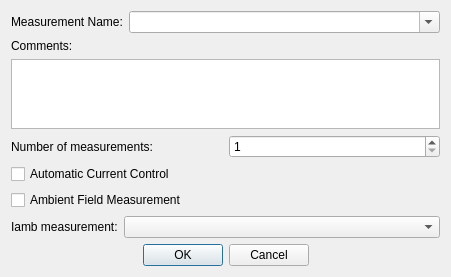
<?xml version="1.0" encoding="UTF-8"?>
<ui version="4.0">
 <class>MeasurementDialog</class>
 <widget class="QDialog" name="MeasurementDialog">
  <property name="geometry">
   <rect>
    <x>0</x>
    <y>0</y>
    <width>451</width>
    <height>236</height>
   </rect>
  </property>
  <property name="windowTitle">
   <string>Dialog</string>
  </property>
  <layout class="QGridLayout" name="gridLayout">
   <item row="0" column="0">
    <layout class="QHBoxLayout" name="horizontalLayout_2">
     <item>
      <widget class="QLabel" name="label">
       <property name="sizePolicy">
        <sizepolicy hsizetype="Maximum" vsizetype="Preferred">
         <horstretch>0</horstretch>
         <verstretch>0</verstretch>
        </sizepolicy>
       </property>
       <property name="text">
        <string>Measurement Name:</string>
       </property>
      </widget>
     </item>
     <item>
      <widget class="QComboBox" name="cmb_meas_name">
       <property name="editable">
        <bool>true</bool>
       </property>
      </widget>
     </item>
    </layout>
   </item>
   <item row="1" column="0">
    <widget class="QLabel" name="label_2">
     <property name="text">
      <string>Comments:</string>
     </property>
    </widget>
   </item>
   <item row="2" column="0">
    <widget class="QTextEdit" name="te_comments"/>
   </item>
   <item row="3" column="0">
    <layout class="QHBoxLayout" name="horizontalLayout_4">
     <item>
      <widget class="QLabel" name="label_4">
       <property name="text">
        <string>Number of measurements:</string>
       </property>
      </widget>
     </item>
     <item>
      <widget class="QSpinBox" name="sb_repetitions">
       <property name="minimum">
        <number>1</number>
       </property>
       <property name="value">
        <number>1</number>
       </property>
      </widget>
     </item>
    </layout>
   </item>
   <item row="4" column="0">
    <widget class="QCheckBox" name="chb_auto_current">
     <property name="text">
      <string>Automatic Current Control</string>
     </property>
    </widget>
   </item>
   <item row="5" column="0">
    <widget class="QCheckBox" name="chb_Iamb">
     <property name="text">
      <string>Ambient Field Measurement</string>
     </property>
    </widget>
   </item>
   <item row="6" column="0">
    <layout class="QHBoxLayout" name="horizontalLayout_3">
     <item>
      <widget class="QLabel" name="label_3">
       <property name="sizePolicy">
        <sizepolicy hsizetype="Maximum" vsizetype="Preferred">
         <horstretch>0</horstretch>
         <verstretch>0</verstretch>
        </sizepolicy>
       </property>
       <property name="text">
        <string>Iamb measurement:</string>
       </property>
      </widget>
     </item>
     <item>
      <widget class="QComboBox" name="cmb_Iamb"/>
     </item>
    </layout>
   </item>
   <item row="7" column="0">
    <layout class="QHBoxLayout" name="horizontalLayout">
     <item>
      <spacer name="horizontalSpacer">
       <property name="orientation">
        <enum>Qt::Horizontal</enum>
       </property>
       <property name="sizeHint" stdset="0">
        <size>
         <width>40</width>
         <height>20</height>
        </size>
       </property>
      </spacer>
     </item>
     <item>
      <widget class="QDialogButtonBox" name="buttonBox">
       <property name="orientation">
        <enum>Qt::Horizontal</enum>
       </property>
       <property name="standardButtons">
        <set>QDialogButtonBox::Cancel|QDialogButtonBox::Ok</set>
       </property>
      </widget>
     </item>
     <item>
      <spacer name="horizontalSpacer_2">
       <property name="orientation">
        <enum>Qt::Horizontal</enum>
       </property>
       <property name="sizeHint" stdset="0">
        <size>
         <width>40</width>
         <height>20</height>
        </size>
       </property>
      </spacer>
     </item>
    </layout>
   </item>
  </layout>
 </widget>
 <resources/>
 <connections>
  <connection>
   <sender>buttonBox</sender>
   <signal>accepted()</signal>
   <receiver>MeasurementDialog</receiver>
   <slot>accept()</slot>
   <hints>
    <hint type="sourcelabel">
     <x>248</x>
     <y>254</y>
    </hint>
    <hint type="destinationlabel">
     <x>157</x>
     <y>274</y>
    </hint>
   </hints>
  </connection>
  <connection>
   <sender>buttonBox</sender>
   <signal>rejected()</signal>
   <receiver>MeasurementDialog</receiver>
   <slot>reject()</slot>
   <hints>
    <hint type="sourcelabel">
     <x>316</x>
     <y>260</y>
    </hint>
    <hint type="destinationlabel">
     <x>286</x>
     <y>274</y>
    </hint>
   </hints>
  </connection>
  <connection>
   <sender>chb_Iamb</sender>
   <signal>clicked(bool)</signal>
   <receiver>cmb_Iamb</receiver>
   <slot>setDisabled(bool)</slot>
   <hints>
    <hint type="sourcelabel">
     <x>221</x>
     <y>141</y>
    </hint>
    <hint type="destinationlabel">
     <x>272</x>
     <y>166</y>
    </hint>
   </hints>
  </connection>
  <connection>
   <sender>chb_Iamb</sender>
   <signal>clicked(bool)</signal>
   <receiver>chb_auto_current</receiver>
   <slot>setDisabled(bool)</slot>
   <hints>
    <hint type="sourcelabel">
     <x>225</x>
     <y>159</y>
    </hint>
    <hint type="destinationlabel">
     <x>225</x>
     <y>136</y>
    </hint>
   </hints>
  </connection>
  <connection>
   <sender>chb_auto_current</sender>
   <signal>clicked(bool)</signal>
   <receiver>chb_Iamb</receiver>
   <slot>setDisabled(bool)</slot>
   <hints>
    <hint type="sourcelabel">
     <x>225</x>
     <y>136</y>
    </hint>
    <hint type="destinationlabel">
     <x>225</x>
     <y>159</y>
    </hint>
   </hints>
  </connection>
 </connections>
</ui>
